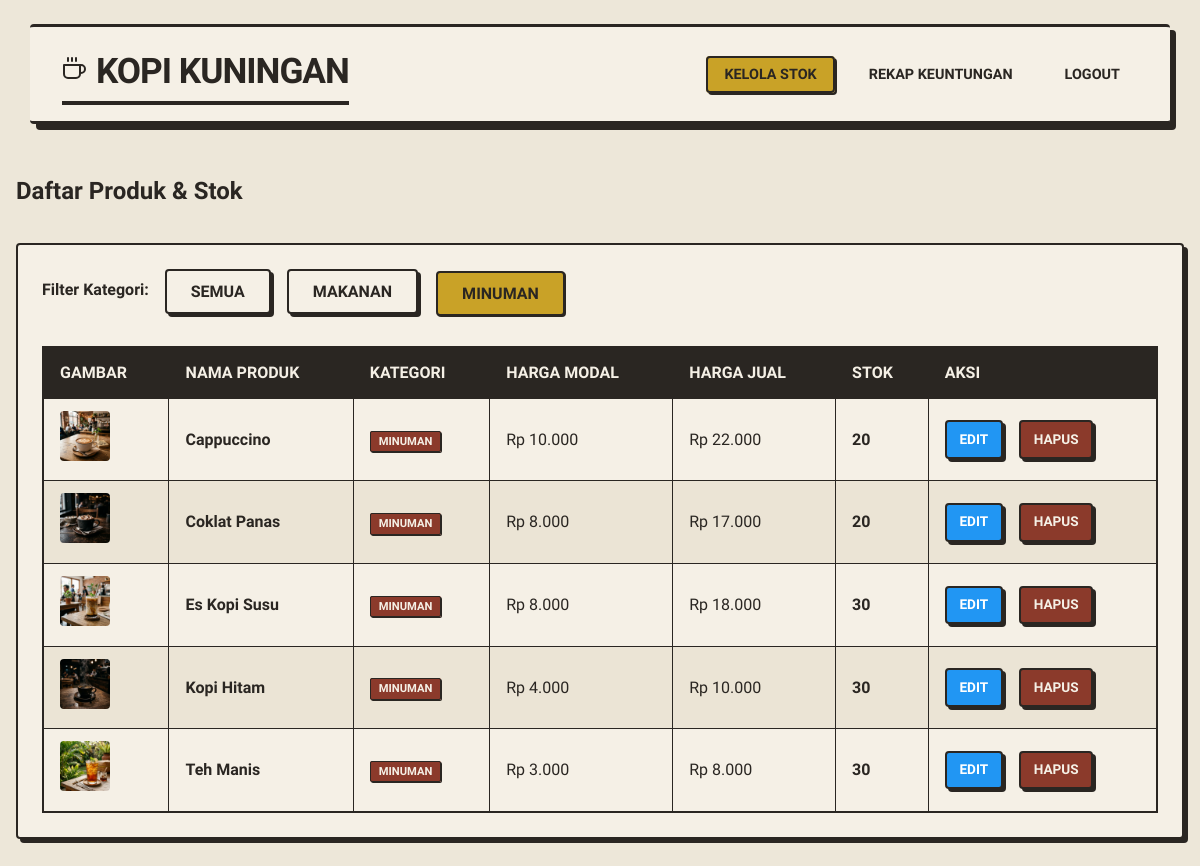
The page /stok.php?kategori=minuman (signed in) on the database its author committed.
### tables this page shows
CREATE TABLE `produk` (
  `id` int(11) NOT NULL AUTO_INCREMENT,
  `nama` varchar(100) NOT NULL,
  `deskripsi` text DEFAULT NULL,
  `kategori` enum('makanan','minuman') NOT NULL,
  `harga_jual` int(11) NOT NULL,
  `harga_modal` int(11) NOT NULL,
  `stok` int(11) NOT NULL,
  `gambar` varchar(255) DEFAULT NULL,
  PRIMARY KEY (`id`)
);

### stok.php (the view, shortened to what this page needs)
<?php
require 'config.php';
$action = isset($_GET['action']) ? $_GET['action'] : 'list';
$kategori_filter = isset($_GET['kategori']) ? $_GET['kategori'] : 'semua';
?>
<!DOCTYPE html>
<html lang="id">
<head>
    <link rel="stylesheet" href="assets/style.css">
</head>
<body>
<?php include 'includes/navbar.php'; ?>
<div class="container">
    <?php if ($action == 'list'): ?>
    <div class="d-flex justify-content-between align-items-center mb-2">
        <h2 style="color: var(--primary-dark);">Daftar Produk & Stok</h2>
    </div>
    <div class="card card-table">
        <div class="tabs" style="margin-bottom: 1rem; border-bottom: none;">
            <span style="padding: 0.5rem 0; font-weight:600; color:var(--text-muted);">Filter Kategori:</span>
            <a href="stok.php?kategori=semua" class="tab-btn <?= $kategori_filter == 'semua' ? 'active' : '' ?>">Semua</a>
            <a href="stok.php?kategori=makanan" class="tab-btn <?= $kategori_filter == 'makanan' ? 'active' : '' ?>">Makanan</a>
            <a href="stok.php?kategori=minuman" class="tab-btn <?= $kategori_filter == 'minuman' ? 'active' : '' ?>">Minuman</a>
        </div>
        <div class="table-responsive">
            <table>
                <thead>
                    <tr>
                        <th>Gambar</th>
                        <th>Nama Produk</th>
                        <th>Kategori</th>
                        <th>Harga Modal</th>
                        <th>Harga Jual</th>
                        <th>Stok</th>
                        <th>Aksi</th>
                    </tr>
                </thead>
                <tbody>
                    <?php
                    if ($kategori_filter == 'makanan') {
                        $stmt = $pdo->prepare("SELECT * FROM produk WHERE kategori = 'makanan' ORDER BY nama ASC");
                        $stmt->execute();
                    } elseif ($kategori_filter == 'minuman') {
                        $stmt = $pdo->prepare("SELECT * FROM produk WHERE kategori = 'minuman' ORDER BY nama ASC");
                        $stmt->execute();
                    } else {
                        $stmt = $pdo->prepare("SELECT * FROM produk ORDER BY kategori, nama ASC");
                        $stmt->execute();
                    }
                    $produk_list = $stmt->fetchAll();
                    foreach($produk_list as $p):
                    ?>
                    <tr>
                        <td>
                            <?php if($p['gambar'] && file_exists('assets/produk/' . $p['gambar'])): ?>
                                <img src="assets/produk/<?= $p['gambar'] ?>" alt="Img" style="width:50px; height:50px; object-fit:cover; border-radius:4px;">
                            <?php else: ?>
                                <div style="width:50px; height:50px; background:#EEE; border-radius:4px; display:flex; align-items:center; justify-content:center; color:#ccc;">☕</div>
                            <?php endif; ?>
                        </td>
                        <td style="font-weight:600;"><?= htmlspecialchars($p['nama']) ?></td>
                        <td>
                            <span class="badge badge-<?= $p['kategori'] ?>"><?= $p['kategori'] ?></span>
                        </td>
                        <td>Rp <?= number_format($p['harga_modal'], 0, ',', '.') ?></td>
                        <td>Rp <?= number_format($p['harga_jual'], 0, ',', '.') ?></td>
                        <td>
                            <strong style="color: <?= $p['stok'] > 5 ? 'var(--success-color)' : 'var(--danger-color)' ?>">
                                <?= $p['stok'] ?>
                            </strong>
                        </td>
                        <td>
                            <div class="d-flex gap-2">
                                <a href="stok.php?action=edit&id=<?= $p['id'] ?>" class="btn" style="background:#2196F3; color:white; padding:0.4rem 0.8rem; font-size:0.85rem;">Edit</a>
                                <a href="stok.php?hapus=<?= $p['id'] ?>" class="btn btn-danger" style="padding:0.4rem 0.8rem; font-size:0.85rem;" onclick="return confirm('Yakin ingin menghapus produk ini?')">Hapus</a>
                            </div>
                        </td>
                    </tr>
                    <?php endforeach; ?>
                </tbody>
            </table>
        </div>
    </div>
    <?php endif; ?>
</div>
</body>
</html>

### assets/style.css (style rules this page uses)
:root { --bg-main: #EDE7D9; --accent-primary: #C9A227; --accent-secondary: #8B3A2B; --surface: #F5F0E6; --text-main: #2A2622; --border-color: #2A2622; --font-mono: 'Courier Prime', monospace; --font-sans: 'Work Sans', sans-serif; }
* { margin: 0; padding: 0; box-sizing: border-box; }
body { background-color: var(--bg-main); color: var(--text-main); font-family: var(--font-sans); line-height: 1.6; }
h1, h2, h3, h4, h5, h6 { font-family: var(--font-mono); color: var(--text-main); }
.container { max-width: 1200px; margin: 3rem auto; padding: 0 1rem; }
.card { background-color: var(--surface); border: 2px solid var(--border-color); border-radius: 4px; box-shadow: 4px 4px 0 var(--border-color); }
.card-table { padding: 1.5rem; margin-bottom: 1.5rem; }
.tabs { display: flex; gap: 1rem; margin-bottom: 2rem; }
.tab-btn { font-family: var(--font-mono); font-weight: 700; padding: 0.5rem 1.5rem; cursor: pointer; background-color: var(--surface); color: var(--text-main); border: 2px solid var(--border-color); border-radius: 4px; box-shadow: 3px 3px 0 var(--border-color); text-transform: uppercase; text-decoration: none; }
.tab-btn.active { background-color: var(--accent-primary); transform: translate(2px, 2px); box-shadow: 1px 1px 0 var(--border-color); }
.btn { display: inline-block; font-family: var(--font-mono); font-weight: 700; text-transform: uppercase; text-align: center; text-decoration: none; border: 2px solid var(--border-color); border-radius: 4px; padding: 0.6rem 1rem; cursor: pointer; box-shadow: 3px 3px 0 var(--border-color); color: var(--text-main); background-color: var(--surface); transition: transform 0.1s, box-shadow 0.1s; font-size: 0.9rem; }
.btn-danger { background-color: var(--accent-secondary); color: var(--surface); }
.table-responsive { overflow-x: auto; }
table { width: 100%; border-collapse: collapse; font-family: var(--font-mono); margin-top: 1rem; border: 2px solid var(--border-color); }
table th, table td { padding: 0.75rem 1rem; text-align: left; border: 1px solid var(--border-color); }
table th { background-color: var(--text-main); color: var(--surface); text-transform: uppercase; }
table tbody tr { background-color: var(--surface); }
table tbody tr:nth-child(even) { background-color: #EBE4D5; }
.badge { font-family: var(--font-mono); padding: 0.2rem 0.5rem; border: 1px solid var(--border-color); border-radius: 2px; font-size: 0.7rem; font-weight: 700; text-transform: uppercase; box-shadow: 1px 1px 0 var(--border-color); }
.badge-minuman { background-color: var(--accent-secondary); color: var(--surface); }
.d-flex { display: flex; }
.justify-content-between { justify-content: space-between; }
.align-items-center { align-items: center; }
.mb-2 { margin-bottom: 2rem; }
.gap-2 { gap: 1rem; }

### rows shown on the page
produk: gambar (picture), nama "Cappuccino", kategori "MINUMAN", harga_modal "10.000", harga_jual "22.000", stok "20"
produk: gambar (picture), nama "Coklat Panas", kategori "MINUMAN", harga_modal "8.000", harga_jual "17.000", stok "20"
produk: gambar (picture), nama "Es Kopi Susu", kategori "MINUMAN", harga_modal "8.000", harga_jual "18.000", stok "30"
produk: gambar (picture), nama "Kopi Hitam", kategori "MINUMAN", harga_modal "4.000", harga_jual "10.000", stok "30"
produk: gambar (picture), nama "Teh Manis", kategori "MINUMAN", harga_modal "3.000", harga_jual "8.000", stok "30"
